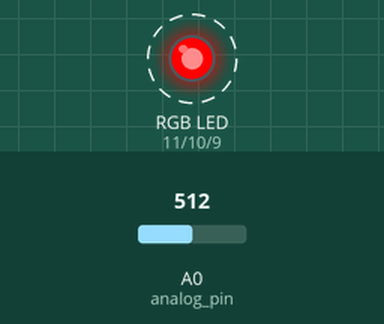
A sketch run on a simulated Arduino Uno, built with avr-gcc and run on an emulated ATmega328P. Parts: an RGB LED mixed from three pins (HIGH = lit). Dashed ring = blinking. Inputs (shaded band) come from the test bench; at power-on: A0 (analog_pin) = 512. What the sketch prints to the serial monitor is not drawn.

Above: at 1.2 s.
1.3 s: A0 (analog_pin) set to 0
At 2.3 s:
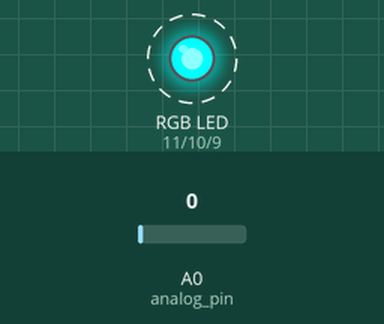
Timing chart, 0 to 28.7 s (numbered marks = the images above; inputs shaded):
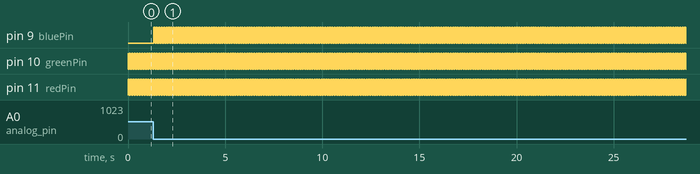

Measured:
- by itself, pin 9 (bluePin), pin 10 (greenPin), pin 11 (redPin): alternates HIGH for 0.01 s and LOW for 0.01 s

The sketch:

capstone1_1_.ino
```cpp
int redPin=11;
int greenPin=10;
int bluePin=9;
const int analog_pin = A0;
const float alpha =0.1;
double lastAvg = 0.0;

void setup()
{
Serial.begin(9600);
delay (10);
pinMode(redPin,OUTPUT); // set the LED pins as output
pinMode(greenPin,OUTPUT);
pinMode(bluePin,OUTPUT);
}

void loop() {
  // put your main code here, to run repeatedly:

  int i=0;
  int cur_sample=0;
  double cur_avg=0.0;
  int psensor = analogRead(A0);
  cur_sample = analogRead(analog_pin);
  delayMicroseconds(300);
  cur_avg = (cur_sample*alpha) + ((lastAvg)*(1-alpha));
   float millivol = cur_avg * (5000.0 / 1023.0);
  Serial.println(millivol);
  lastAvg=cur_avg;
  delayMicroseconds(300);
{
  if(psensor < 200)     // reading equal to zero, RGB LED turns blue
 {
 digitalWrite(bluePin, HIGH);
 digitalWrite(greenPin,HIGH);
 digitalWrite(redPin,0);
  delay(10);
 }
 if(psensor > 350)                      // reading at desired pressure, RGB LED turns green
 {
  digitalWrite(greenPin, HIGH);
  digitalWrite(bluePin,0);
  digitalWrite(redPin,0);
  delay(10);
 }

   if(220< psensor < 350)     //reading lower than desired pressure, RGB LED turns red
 {
 digitalWrite(redPin,HIGH);
 digitalWrite(greenPin,0);
 digitalWrite(bluePin,0);
  delay(10);
}
}
}
```
